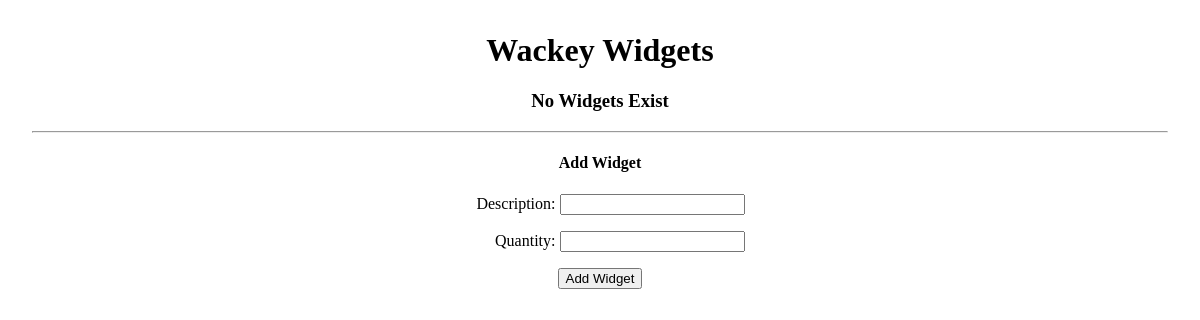
/, run on an earlier commit of the app's database.
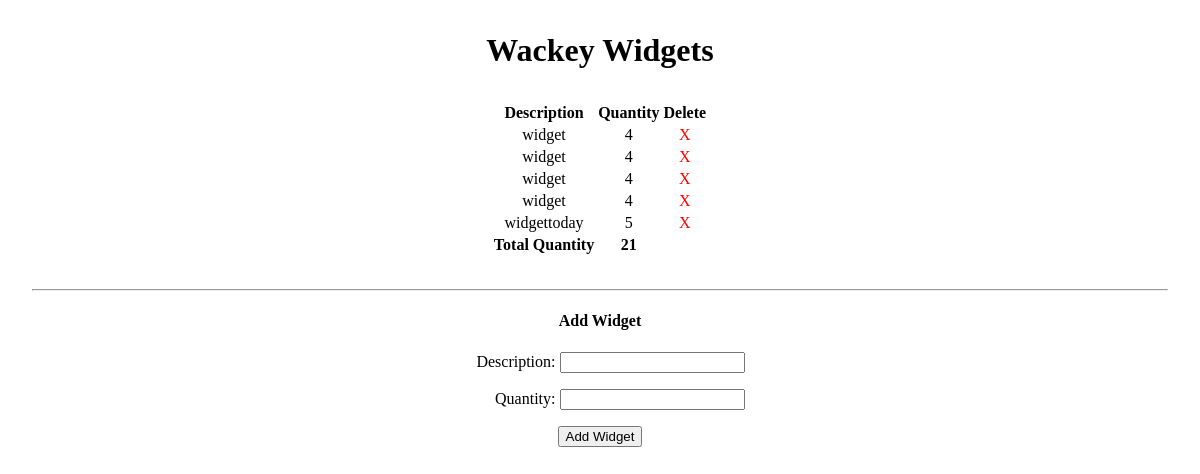
And on a later commit of the database.
### main_app/models.py (models this page shows)
class Widget(models.Model):
    description = models.CharField(max_length=200)
    quantity = models.IntegerField()

### main_app/views.py (the view)
# urls.py: path('', views.index, name='index'),
def index(request):
    widget_list = Widget.objects.all()
    widget_form = WidgetForm()
    total_widget = Widget.objects.aggregate(Sum('quantity'))['quantity__sum']
    return render(request, 'home.html',{'widget_list':widget_list,'widget_form':widget_form,'total_widget':total_widget})

### main_app/forms.py
class WidgetForm(ModelForm):
  class Meta:
    model = Widget
    fields = ['description', 'quantity']

### main_app/templates/home.html (shortened to what this page needs)
 {% load static %}
 <!DOCTYPE html>
 <html lang="en">
 <head>
   <link rel="stylesheet" href="https://unpkg.com/purecss@1.0.0/build/pure-min.css">
   <link rel="stylesheet" type="text/css" href="{% static 'main.css' %}">
 </head>
 <body>
   <h1>Wackey Widgets</h1>
   {% if widget_list|length == 0 %}
   <h3>No Widgets Exist</h3>
   {% else %}
   <table class='pure-table pure-table-striped'>
     <thead>
       <tr>
         <th>Description</th>
         <th>Quantity</th>
         <th>Delete</th>
       </tr>
     </thead>
     {% for widget in widget_list.all %}
     <tr>
       <td>{{widget.description}}</td>
       <td>{{widget.quantity}}</td>
       <td><a href= "{% url 'widget_delete' widget.id %}">X</a></td>
     </tr>
     {% endfor %}
     <tr class = 'total'>
      <td>Total Quantity</td>
      <td>{{total_widget}}</td>
      <td></td>
    </tr>
   </table>
   {% endif %}
   <hr>
   <h4>Add Widget</h4>
   <form action="{% url 'add_widget' %}" method="post">
    {{ widget_form.as_p }}
    <input type="submit" class="btn" value="Add Widget">
  </form>
 </body>
 </html>

### main_app/static/main.css (style rules this page uses)
body { text-align: center; margin: 2rem; }
table { margin: 2rem auto; }
table a { color: red; text-decoration: none; }
label { display: inline-block; width: 100px; text-align: right; }
.total { font-weight: bold; }

What changed in the data, as far as the page shows it:
added Widget: description "widget", quantity "4"
added Widget: description "widget", quantity "4"
added Widget: description "widget", quantity "4"
added Widget: description "widget", quantity "4"
added Widget: description "widgettoday", quantity "5"
Also different on the page:
{{ total_widget }}: (not shown) → "21"
text no longer shown: "No Widgets Exist"
text now shown: "Description Quantity Delete Total Quantity"
